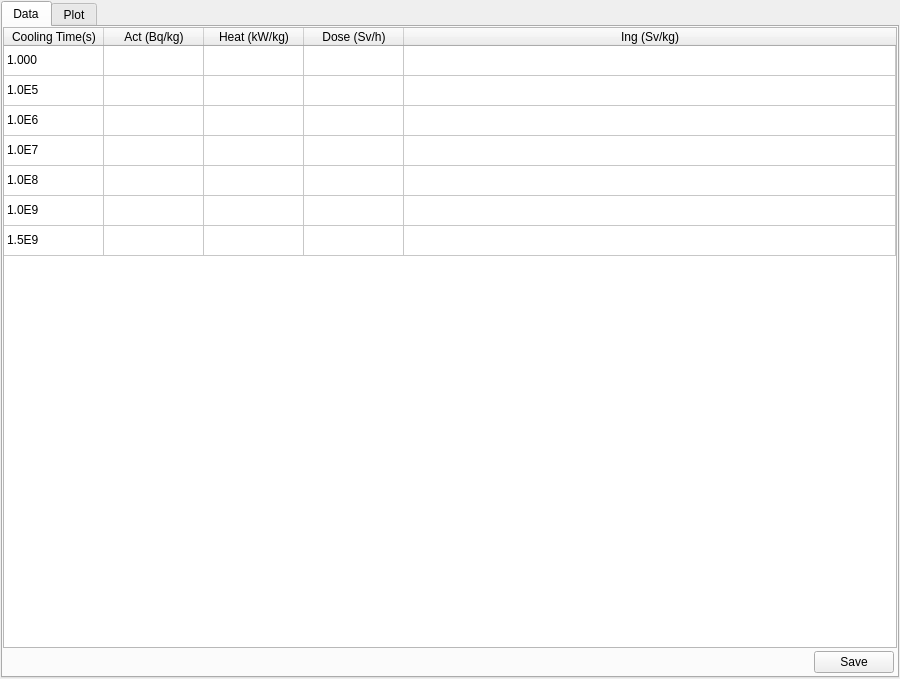
<?xml version="1.0" encoding="UTF-8"?>
<ui version="4.0">
 <class>WidgetParam</class>
 <widget class="QWidget" name="WidgetParam">
  <property name="geometry">
   <rect>
    <x>0</x>
    <y>0</y>
    <width>900</width>
    <height>679</height>
   </rect>
  </property>
  <property name="windowTitle">
   <string>Form</string>
  </property>
  <layout class="QHBoxLayout" name="horizontalLayout_3">
   <property name="leftMargin">
    <number>1</number>
   </property>
   <property name="topMargin">
    <number>1</number>
   </property>
   <property name="rightMargin">
    <number>1</number>
   </property>
   <property name="bottomMargin">
    <number>1</number>
   </property>
   <item>
    <widget class="QTabWidget" name="tabWidgetDisplay">
     <property name="currentIndex">
      <number>0</number>
     </property>
     <widget class="QWidget" name="Data">
      <attribute name="title">
       <string>Data</string>
      </attribute>
      <layout class="QVBoxLayout" name="verticalLayout_3">
       <property name="spacing">
        <number>0</number>
       </property>
       <property name="leftMargin">
        <number>0</number>
       </property>
       <property name="topMargin">
        <number>0</number>
       </property>
       <property name="rightMargin">
        <number>0</number>
       </property>
       <property name="bottomMargin">
        <number>0</number>
       </property>
       <item>
        <widget class="QTableWidget" name="tableWidgetParams">
         <attribute name="horizontalHeaderCascadingSectionResizes">
          <bool>false</bool>
         </attribute>
         <attribute name="horizontalHeaderDefaultSectionSize">
          <number>100</number>
         </attribute>
         <attribute name="horizontalHeaderStretchLastSection">
          <bool>true</bool>
         </attribute>
         <attribute name="verticalHeaderVisible">
          <bool>false</bool>
         </attribute>
         <attribute name="verticalHeaderHighlightSections">
          <bool>true</bool>
         </attribute>
         <row>
          <property name="text">
           <string>1</string>
          </property>
         </row>
         <row>
          <property name="text">
           <string>1E5</string>
          </property>
         </row>
         <row>
          <property name="text">
           <string>1E6</string>
          </property>
         </row>
         <row>
          <property name="text">
           <string>1E7</string>
          </property>
         </row>
         <row>
          <property name="text">
           <string>1E8</string>
          </property>
         </row>
         <row>
          <property name="text">
           <string>1E9</string>
          </property>
         </row>
         <row>
          <property name="text">
           <string>1.5E9</string>
          </property>
         </row>
         <column>
          <property name="text">
           <string>Cooling Time(s)</string>
          </property>
         </column>
         <column>
          <property name="text">
           <string>Act (Bq/kg)</string>
          </property>
         </column>
         <column>
          <property name="text">
           <string>Heat (kW/kg)</string>
          </property>
         </column>
         <column>
          <property name="text">
           <string>Dose (Sv/h)</string>
          </property>
         </column>
         <column>
          <property name="text">
           <string>Ing (Sv/kg)</string>
          </property>
         </column>
         <item row="0" column="0">
          <property name="text">
           <string>1.000</string>
          </property>
         </item>
         <item row="1" column="0">
          <property name="text">
           <string>1.0E5</string>
          </property>
         </item>
         <item row="2" column="0">
          <property name="text">
           <string>1.0E6</string>
          </property>
         </item>
         <item row="3" column="0">
          <property name="text">
           <string>1.0E7</string>
          </property>
         </item>
         <item row="4" column="0">
          <property name="text">
           <string>1.0E8</string>
          </property>
         </item>
         <item row="5" column="0">
          <property name="text">
           <string>1.0E9</string>
          </property>
         </item>
         <item row="6" column="0">
          <property name="text">
           <string>1.5E9</string>
          </property>
         </item>
        </widget>
       </item>
       <item>
        <layout class="QHBoxLayout" name="horizontalLayout">
         <property name="leftMargin">
          <number>3</number>
         </property>
         <property name="topMargin">
          <number>3</number>
         </property>
         <property name="rightMargin">
          <number>3</number>
         </property>
         <property name="bottomMargin">
          <number>3</number>
         </property>
         <item>
          <spacer name="horizontalSpacer_2">
           <property name="orientation">
            <enum>Qt::Horizontal</enum>
           </property>
           <property name="sizeHint" stdset="0">
            <size>
             <width>40</width>
             <height>20</height>
            </size>
           </property>
          </spacer>
         </item>
         <item>
          <widget class="QPushButton" name="pushButtonSaveParam">
           <property name="text">
            <string>Save</string>
           </property>
          </widget>
         </item>
        </layout>
       </item>
      </layout>
     </widget>
     <widget class="QWidget" name="Plot">
      <attribute name="title">
       <string>Plot</string>
      </attribute>
      <layout class="QVBoxLayout" name="verticalLayout_4">
       <property name="spacing">
        <number>0</number>
       </property>
       <property name="leftMargin">
        <number>0</number>
       </property>
       <property name="topMargin">
        <number>0</number>
       </property>
       <property name="rightMargin">
        <number>0</number>
       </property>
       <property name="bottomMargin">
        <number>0</number>
       </property>
       <item>
        <widget class="QFrame" name="framePlot">
         <property name="minimumSize">
          <size>
           <width>0</width>
           <height>300</height>
          </size>
         </property>
         <property name="frameShape">
          <enum>QFrame::StyledPanel</enum>
         </property>
         <property name="frameShadow">
          <enum>QFrame::Raised</enum>
         </property>
        </widget>
       </item>
       <item>
        <layout class="QHBoxLayout" name="horizontalLayoutBelowPlot">
         <property name="leftMargin">
          <number>3</number>
         </property>
         <property name="topMargin">
          <number>3</number>
         </property>
         <property name="rightMargin">
          <number>3</number>
         </property>
         <property name="bottomMargin">
          <number>3</number>
         </property>
         <item>
          <widget class="QCheckBox" name="checkBoxAct">
           <property name="text">
            <string>Act</string>
           </property>
           <property name="checked">
            <bool>true</bool>
           </property>
          </widget>
         </item>
         <item>
          <widget class="QCheckBox" name="checkBoxDose">
           <property name="text">
            <string>Dose</string>
           </property>
           <property name="checked">
            <bool>true</bool>
           </property>
          </widget>
         </item>
         <item>
          <widget class="QCheckBox" name="checkBoxHeat">
           <property name="text">
            <string>Heat</string>
           </property>
           <property name="checked">
            <bool>true</bool>
           </property>
          </widget>
         </item>
         <item>
          <widget class="QCheckBox" name="checkBoxIng">
           <property name="text">
            <string>Ing</string>
           </property>
           <property name="checked">
            <bool>true</bool>
           </property>
          </widget>
         </item>
         <item>
          <layout class="QHBoxLayout" name="horizontalLayoutAboutLoadData">
           <item>
            <widget class="QPushButton" name="pushButtonClear">
             <property name="text">
              <string>Clear Loaded</string>
             </property>
            </widget>
           </item>
           <item>
            <widget class="QPushButton" name="pushButtonLoadOther">
             <property name="text">
              <string>Load Other</string>
             </property>
            </widget>
           </item>
          </layout>
         </item>
        </layout>
       </item>
      </layout>
     </widget>
    </widget>
   </item>
  </layout>
 </widget>
 <resources/>
 <connections/>
</ui>
